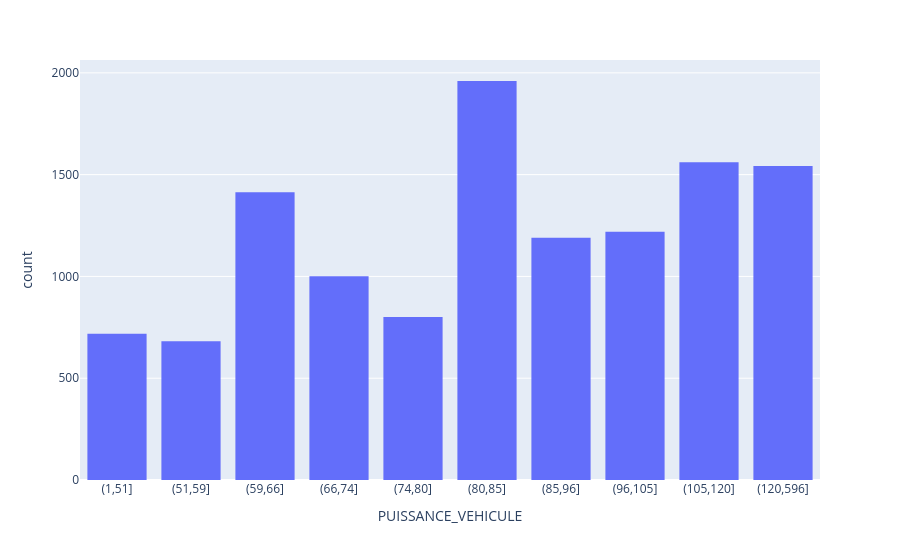

Here is the notebook cell this chart was saved with:
### Code cell
px.histogram(data_set, x='PUISSANCE_VEHICULE',
             category_orders={"PUISSANCE_VEHICULE": ["(1,51]", "(51,59]", "(59,66]", "(66,74]", "(74,80]", "(80,85]", "(85,96]", "(96,105]", "(105,120]", "(120,596]"]})

### Figure 1 — Plotly figure (JSON) as saved in the notebook; plotly's stock layout.template omitted (floating-point values rounded to 4 significant figures; data arrays with more than 128 entries replaced by an {"elided": "..."} marker saying what was removed)
{"data": [{"bingroup": "x", "hovertemplate": "PUISSANCE_VEHICULE=%{x}<br>count=%{y}<extra></extra>", "legendgroup": "", "marker": {"color": "#636efa", "pattern": {"shape": ""}}, "name": "", "orientation": "v", "showlegend": false, "type": "histogram", "x": {"elided": "14264 str values"}, "xaxis": "x", "yaxis": "y"}], "layout": {"barmode": "relative", "legend": {"tracegroupgap": 0}, "margin": {"t": 60}, "xaxis": {"anchor": "y", "categoryarray": ["(1,51]", "(51,59]", "(59,66]", "(66,74]", "(74,80]", "(80,85]", "(85,96]", "(96,105]", "(105,120]", "(120,596]"], "categoryorder": "array", "domain": [0, 1], "title": {"text": "PUISSANCE_VEHICULE"}}, "yaxis": {"anchor": "x", "domain": [0, 1], "title": {"text": "count"}}}}
